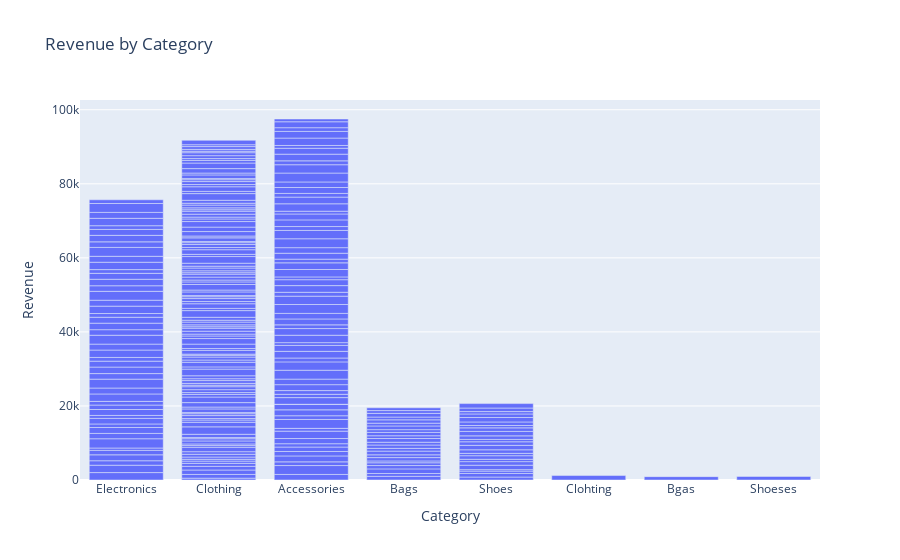

Notebook source saved alongside this figure:
### Code cell
fig = plx.bar(data, x='category', y='revenue', title='Revenue by Category', 
             labels={'category': 'Category', 'revenue': 'Revenue'})

# Show the plot
fig.show()

### Figure 1 — Plotly figure (JSON) as saved in the notebook; plotly's stock layout.template omitted (floating-point values rounded to 4 significant figures; data arrays with more than 128 entries replaced by an {"elided": "..."} marker saying what was removed)
{"data": [{"alignmentgroup": "True", "hovertemplate": "Category=%{x}<br>Revenue=%{y}<extra></extra>", "legendgroup": "", "marker": {"color": "#636efa", "pattern": {"shape": ""}}, "name": "", "offsetgroup": "", "orientation": "v", "showlegend": false, "textposition": "auto", "type": "bar", "x": {"elided": "277 str values"}, "xaxis": "x", "y": {"elided": "277 int values"}, "yaxis": "y"}], "layout": {"autosize": true, "barmode": "relative", "legend": {"tracegroupgap": 0}, "title": {"text": "Revenue by Category"}, "xaxis": {"anchor": "y", "autorange": true, "domain": [0, 1], "range": [-0.5, 7.5], "title": {"text": "Category"}, "type": "category"}, "yaxis": {"anchor": "x", "autorange": true, "domain": [0, 1], "range": [0, 102600.0], "title": {"text": "Revenue"}, "type": "linear"}}}
